Frame 1 (no input): blank canvas, image omitted
Frame 60 (no input): blank canvas, image omitted
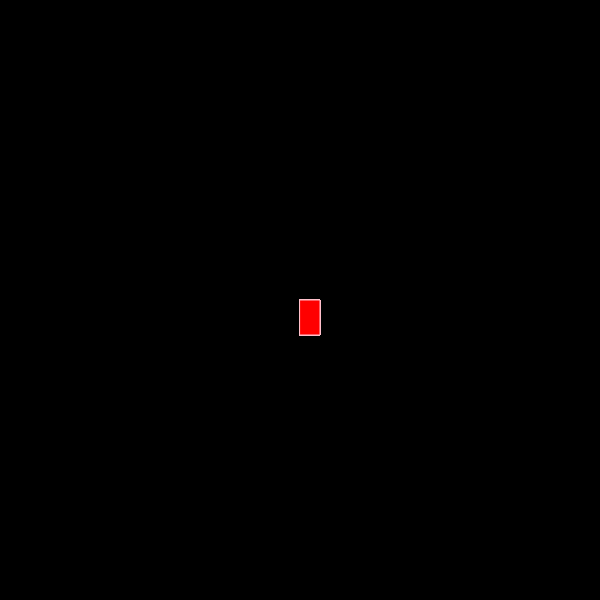
Frame 120 (the mouse pressed at the canvas centre since frame 60)

The p5.js sketch whose frames 1 and 60 were blank and that drew this single picture after the mouse press (run headless with seeded random() and noise() and a simulated clock; from frame 60 on, the mouse is pressed at the canvas centre):

// p5.js sketch
// ── sketch.js
function setup() {
  createCanvas(600, 600);
  background(`  black`)
}

function draw() {

  stroke(` pink`)
  fill(`red`)
  
  // console.log(mouselsPressed);
  
  if (mouseIsPressed) {
    rect(mouseX, mouseY, 20 , 35);
  }
        
 }
